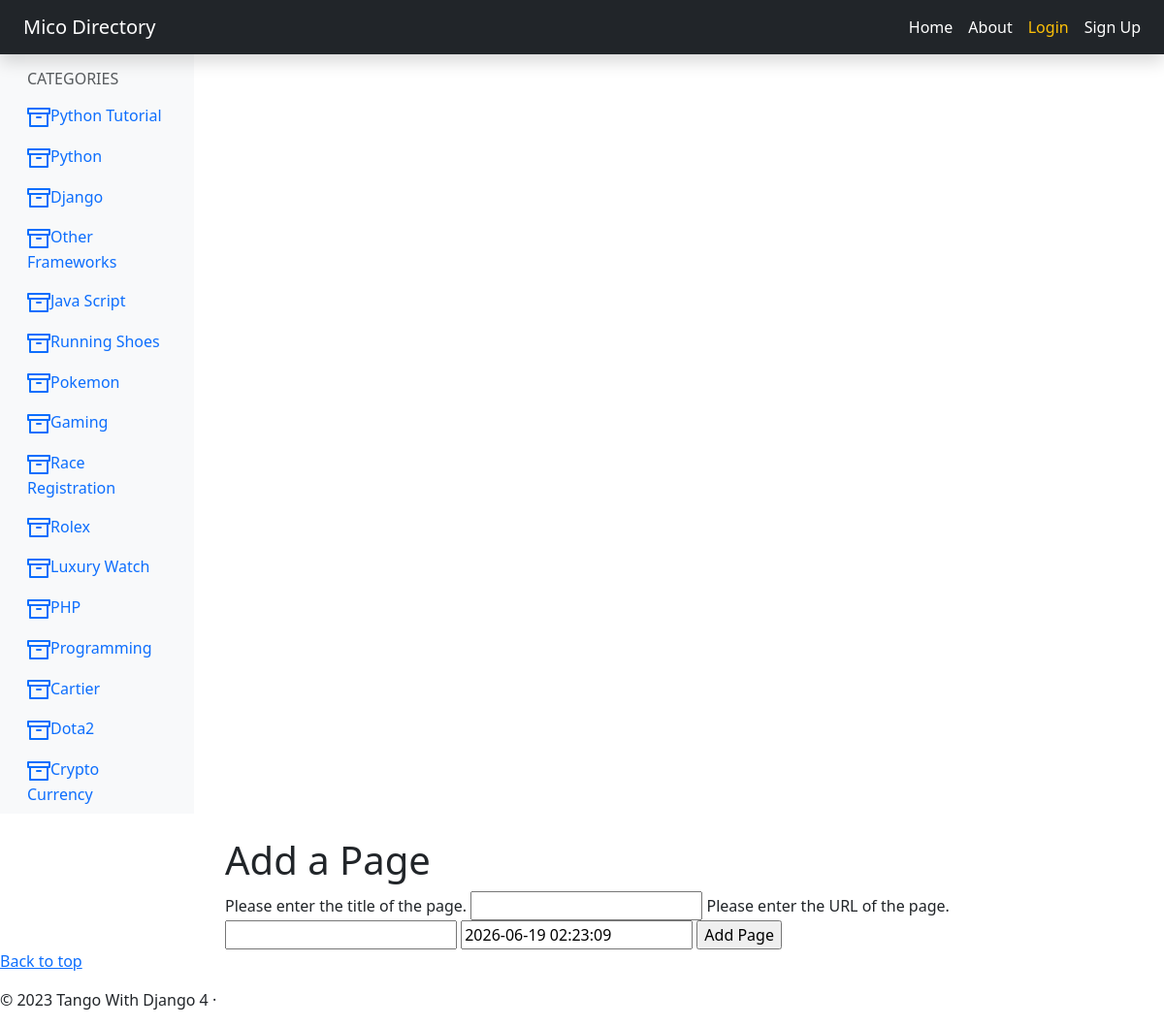
/rango/category/python-tutorial/add_page/, run on the app's committed database.
### rango/models.py (models this page shows, shortened)
class Category(models.Model):
    name = models.CharField(max_length=128, unique=True)
    views = models.IntegerField(default=0)
    likes = models.IntegerField(default=0)
    slug = models.SlugField(unique=True)
    date_added = models.DateTimeField(default=timezone.now)
    class Meta:
        verbose_name_plural = 'Categories'

### rango/views.py (the view, shortened to what this page needs)
class AddPageView(View):
    def get_category(self, category_name_slug):
        try:
            return Category.objects.get(slug=category_name_slug)
        except Category.DoesNotExist:
            return None
    def get(self, request, category_name_slug):
        category = self.get_category(category_name_slug)
        if category is None:
            return redirect(reverse('rango:index'))
        form = PageForm()
        return render(request, 'rango/add_page.html', {
            'form': form,
            'category': category
        })

### rango/forms.py
class PageForm(forms.ModelForm):
    title = forms.CharField(max_length=128,
                            help_text="Please enter the title of the page.")
    url = forms.URLField(max_length=200,
                         help_text="Please enter the URL of the page.")
    views = forms.IntegerField(widget=forms.HiddenInput(), initial=0)
    class Meta:
        model = Page
        exclude = ('category',)

### rango/templatetags/rango_template_tags.py (called while the page is built)
@register.inclusion_tag('rango/categories.html', takes_context=True)
def get_category_list(context, current_category=None):
    return {
        'categories': Category.objects.all(),
        'current_category': current_category,
        'user': context['user']
            }

### rango/templates/rango/add_page.html (shortened to what this page needs)
{% extends 'rango/base.html' %}
    {% block body_block %}
        <h1>Add a Page</h1>
        <form id="page_form"
              method="post"
              action="{% url 'rango:add_page' category.slug %}">
            {% for field in form.visible_fields %}
                {{ field.help_text }}
                {{ field }}
            {% endfor %}
            <input type="submit" name="submit" value="Add Page" />
        </form>
    {% endblock %}

### rango/templates/rango/categories.html
<ul class="nav flex-column">
{% if categories %}
    {% for c in categories %}
        {% if c == current_category %}
            <li class="nav-item">
                <a class="nav-link activate"
                    href="{% url 'rango:show_category' c.slug %}">
                       <span data-feather="archive"></span>{{ c.name }}
                </a>
            </li>
        {% else %}
            <li class="nav-item">
                <a class="nav-link"
                    href="{% url 'rango:show_category' c.slug %}">
                    <span data-feather="archive"></span>{{ c.name }}
                </a>
            </li>
        {% endif %}
    {% endfor %}
{% else %}
    <li class="nav-item">
        There are no categories present.
    </li>
{% endif %}
</ul>

### data on the page
Category: name "Python Tutorial"
Category: name "Python"
Category: name "Django"
Category: name "Other Frameworks"
Category: name "Java Script"
Category: name "Running Shoes"
Category: name "Pokemon"
Category: name "Gaming"
Category: name "Race Registration"
Category: name "Rolex"
Category: name "Luxury Watch"
Category: name "PHP"
Category: name "Programming"
Category: name "Cartier"
Category: name "Dota2"
Category: name "Crypto Currency"

### other printed values
{{ field.help_text }} "Please enter the title of the page." "Please enter the URL of the page."
